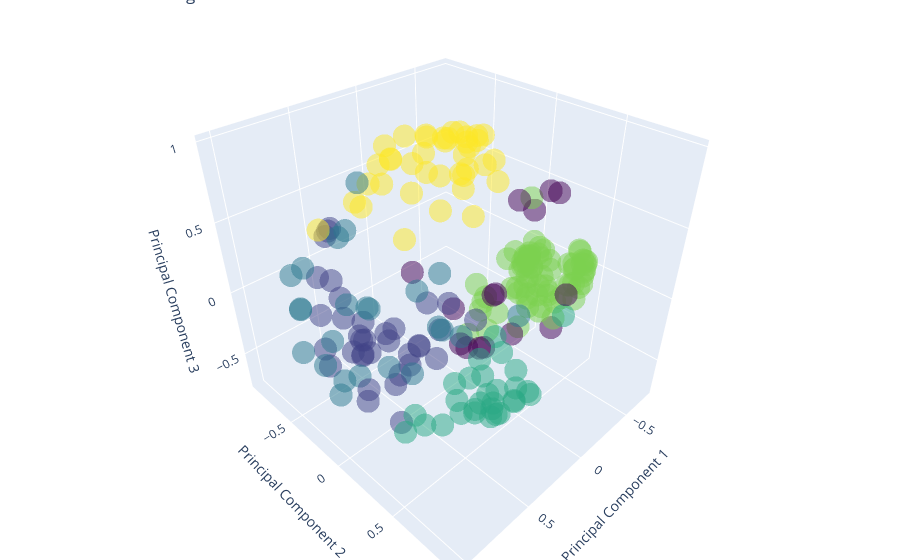

Write notebook code for a chart like this one.
### Code cell
interactive_visualization(df_normalized, cluster_labels)

### Figure 1 — Plotly figure (JSON) as saved in the notebook; plotly's stock layout.template omitted (floating-point values rounded to 4 significant figures; data arrays with more than 128 entries replaced by an {"elided": "..."} marker saying what was removed)
{"data": [{"marker": {"color": {"elided": "213 int values"}, "colorscale": [[0, "#440154"], [0.1111, "#482878"], [0.2222, "#3e4989"], [0.3333, "#31688e"], [0.4444, "#26828e"], [0.5556, "#1f9e89"], [0.6667, "#35b779"], [0.7778, "#6ece58"], [0.8889, "#b5de2b"], [1, "#fde725"]], "opacity": 0.5}, "mode": "markers", "text": "Cluster Labels", "type": "scatter3d", "x": {"elided": "213 float values"}, "y": {"elided": "213 float values"}, "z": {"elided": "213 float values"}}], "layout": {"margin": {"b": 0, "l": 0, "r": 0, "t": 0}, "scene": {"xaxis": {"title": {"text": "Principal Component 1"}}, "yaxis": {"title": {"text": "Principal Component 2"}}, "zaxis": {"title": {"text": "Principal Component 3"}}}, "title": {"text": "DBSCAN Clustering 3D Visualization"}}}
